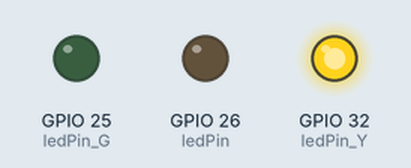
Bench run of a sketch on a simulated ESP32. On the bench: output pins drawn as LEDs (lit = HIGH).

Above: at 0.1 s.
At 6.5 s:
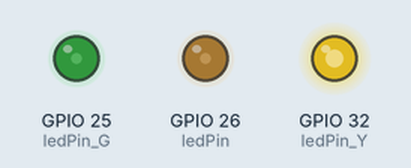
At 12.9 s:
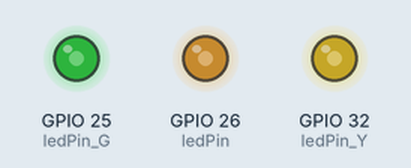
At 19.3 s:
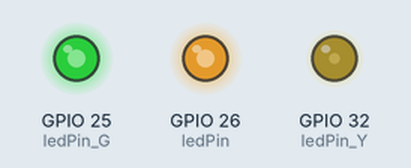
At 25.65 s:
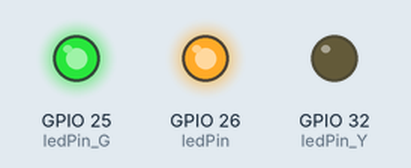
Timing chart, 0 to 40.0 s (numbered marks = the images above):
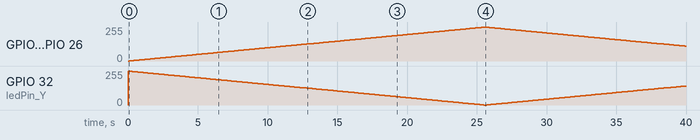

Measured:
- by itself, GPIO 25 (ledPin_G), GPIO 26 (ledPin): rises from 0/255 to 255/255 in 25.4 s, then falls to 112/255 in 14.4 s
- by itself, GPIO 32 (ledPin_Y): 0/255 → 255/255 at 0.00 s, → 253/255 0.10 s later, → 252/255 0.10 s later, → 251/255 0.10 s later, … (397 changes in this stretch)

The sketch:

lab03.ino
```cpp
// 定义LED引脚
const int ledPin = 26;
const int ledPin_G = 25;
const int ledPin_Y = 32;

// 设置PWM属性
const int freq = 5000;          // 频率 5000Hz
const int resolution = 8;       // 分辨率 8位 (0-255)

void setup() {
  Serial.begin(115200);
  ledcAttach(ledPin, freq, resolution);
    ledcAttach(ledPin_G, freq, resolution);
       ledcAttach(ledPin_Y, freq, resolution);
}

void loop() {
  // 逐渐变亮
  for(int dutyCycle = 0; dutyCycle <= 255; dutyCycle++){

    ledcWrite(ledPin, dutyCycle);
      ledcWrite(ledPin_G, dutyCycle);
        ledcWrite(ledPin_Y, 255-dutyCycle);
    delay(100);
  }

  // 逐渐变暗
  for(int dutyCycle = 255; dutyCycle >= 0; dutyCycle--){
    ledcWrite(ledPin, dutyCycle);
      ledcWrite(ledPin_G, dutyCycle);
        ledcWrite(ledPin_Y, 255-dutyCycle);
    delay(100);
  }

  Serial.println("Breathing cycle completed");
}
```
